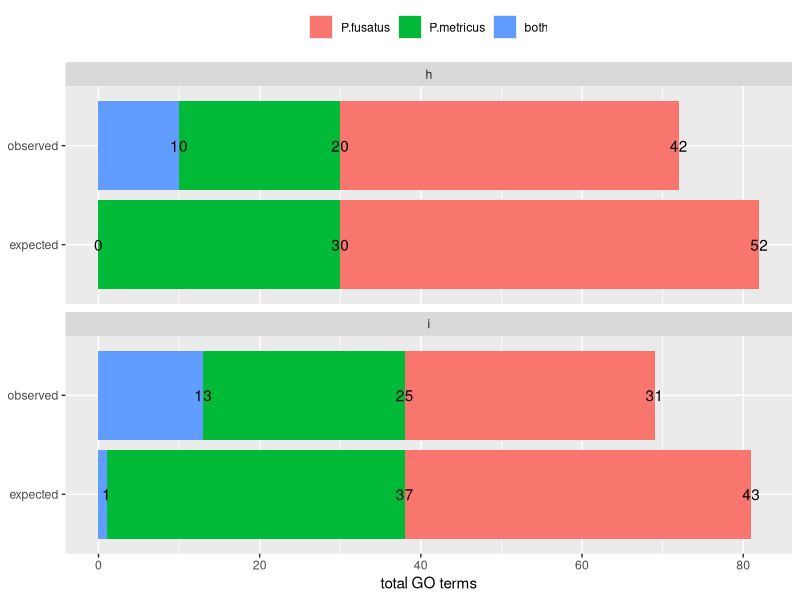
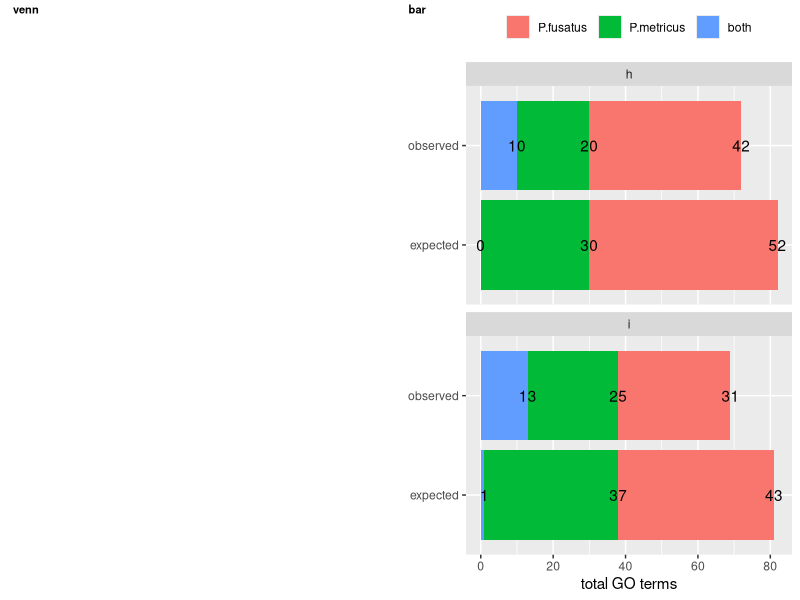

Write R code to recreate these figures, in order.
## ---- chunk 1
library(tidyverse)
library(cowplot)

knitr::opts_chunk$set(fig.path = './', echo = T, message = F)
## ---- chunk 2
GOvenn <- read.csv(file = "./GOvenn.csv")
#head(GOvenn)

GOvenn$species <- factor(GOvenn$species, levels = c("P.fusatus", "P.metricus",  "both"))

levels(GOvenn$GO) <- c("biological processes", " molecular functions")

p <- ggplot(data=GOvenn, aes(x=pattern, y = count,  fill = species)) + 
  geom_bar(stat="identity")  + 
  coord_flip() +
  facet_wrap(~GO, nrow = 2) +
  geom_text(position = "stack", aes(x=pattern, y = count,  label = count, hjust = 0.5)) +
  theme(legend.position = "top",
        legend.title = element_blank()) +
  labs(x = NULL, y = "total GO terms")
p

## ---- chunk 3
p2 <- ggdraw() + draw_image("GOvenn-original.png")
plot_grid(p2, p, rel_widths = c(0.5,0.5),
          labels = c("venn", "bar"), label_size = 8)
## ---- chunk 4
GOvenn %>%
  spread(species, count) %>%
  select(GO, pattern,P.fusatus, both, P.metricus)
